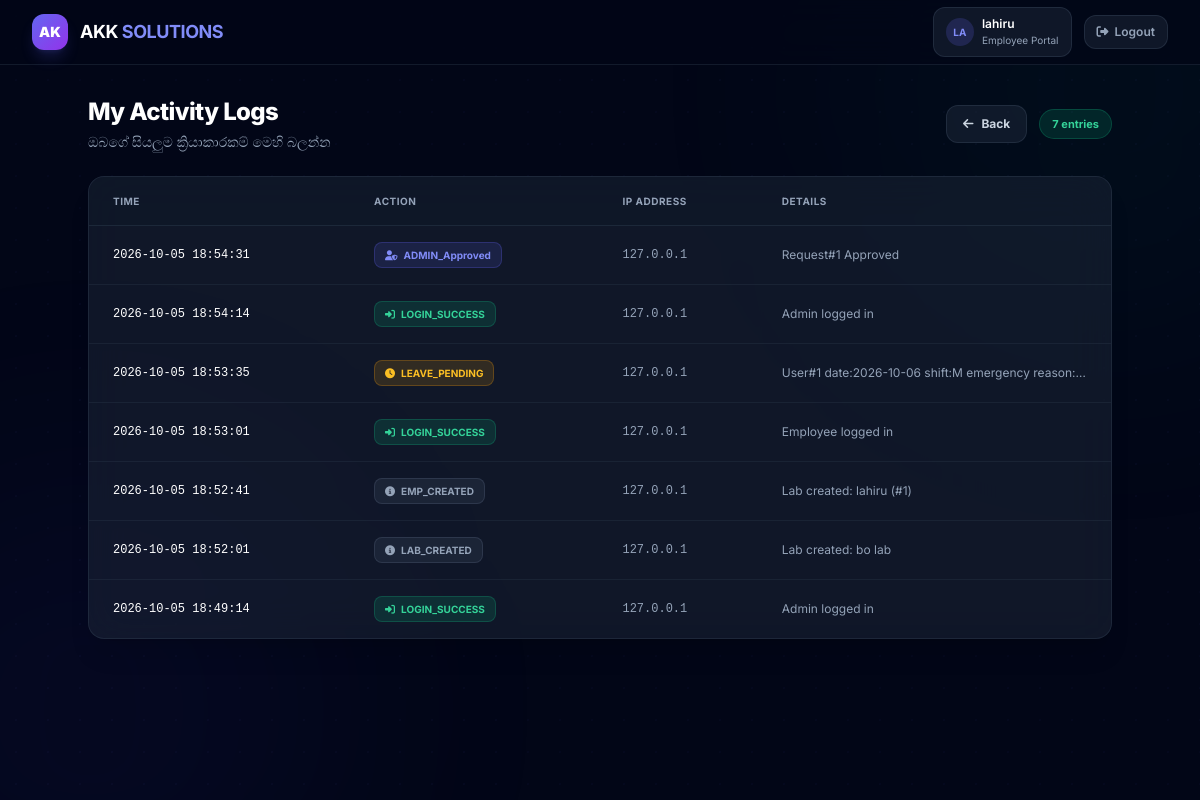
/my_logs.php (signed in), run on the app's committed database.
### tables this page shows
CREATE TABLE system_logs (
        id INTEGER PRIMARY KEY AUTOINCREMENT,
        log_time DATETIME DEFAULT CURRENT_TIMESTAMP,
        user_id TEXT,
        user_name TEXT,
        user_role TEXT,
        ip TEXT,
        username TEXT,
        action TEXT NOT NULL,
        details TEXT
    );

### auth.php (called while the page is built, shortened)
<?php
function isLoggedIn() {
    return isset($_SESSION['user_id']) && isset($_SESSION['user_role']);
}
function getCurrentUser() {
    return [
        'id' => $_SESSION['user_id'],
        'name' => $_SESSION['user_name'],
        'role' => $_SESSION['user_role']
    ];
}
?>

### logger.php (called while the page is built, shortened)
<?php
function getLogsForUser($conn, $userId, $limit = 500) {
    try {
        $limit = (int)$limit;
        $stmt = $conn->prepare("SELECT * FROM system_logs WHERE user_id = :uid ORDER BY id DESC LIMIT " . $limit);
        $stmt->execute([':uid' => (string)$userId]);
        return $stmt->fetchAll(PDO::FETCH_ASSOC);
    } catch (PDOException $e) {
        return [];
    }
}
?>

### db.php (called while the page is built, shortened)
<?php
$host = strtolower($_SERVER['SERVER_NAME'] ?? ($_SERVER['HTTP_HOST'] ?? ''));
$isLocal = ($host === ''
    || $host === 'localhost'
    || strpos($host, '127.') === 0
    || strpos($host, '192.168.') === 0
    || strpos($host, '10.') === 0);
if ($isLocal || PHP_SAPI === 'cli') {
    $dbPath = __DIR__ . '/leave_system.db';
    $conn = new PDO('sqlite:' . $dbPath);
    $conn->setAttribute(PDO::ATTR_ERRMODE, PDO::ERRMODE_EXCEPTION);
    $conn->exec("PRAGMA journal_mode=WAL");
    $conn->exec("PRAGMA foreign_keys=ON");
    $conn->exec("CREATE TABLE IF NOT EXISTS users (
        id INTEGER PRIMARY KEY AUTOINCREMENT,
        name TEXT NOT NULL,
        email TEXT,
        password TEXT,
        username TEXT UNIQUE,
        shift_type TEXT NOT NULL DEFAULT 'M',
        position TEXT,
        emp_number TEXT,
        employee_type TEXT NOT NULL DEFAULT 'lab',
        lab_id INTEGER
    )");
    $conn->exec("CREATE TABLE IF NOT EXISTS labs (
        id INTEGER PRIMARY KEY AUTOINCREMENT,
        name TEXT NOT NULL UNIQUE,
        active INTEGER NOT NULL DEFAULT 1
    )");
    $conn->exec("CREATE TABLE IF NOT EXISTS admin_users (
        id INTEGER PRIMARY KEY AUTOINCREMENT,
        name TEXT NOT NULL,
        username TEXT UNIQUE NOT NULL,
        email TEXT,
        password TEXT NOT NULL,
        position TEXT,
        emp_number TEXT,
        created_at DATETIME DEFAULT CURRENT_TIMESTAMP
    )");
    $conn->exec("CREATE TABLE IF NOT EXISTS leave_requests (
        id INTEGER PRIMARY KEY AUTOINCREMENT,
        user_id INTEGER NOT NULL,
        leave_date DATE NOT NULL,
        shift_applied TEXT NOT NULL,
        is_emergency INTEGER DEFAULT 0,
        reason TEXT,
        status TEXT NOT NULL DEFAULT 'Pending',
        created_at DATETIME DEFAULT CURRENT_TIMESTAMP
    )");
    $conn->exec("CREATE TABLE IF NOT EXISTS app_settings (
        setting_key TEXT PRIMARY KEY,
        setting_value TEXT NOT NULL
    )");
    $conn->exec("CREATE TABLE IF NOT EXISTS system_logs (
        id INTEGER PRIMARY KEY AUTOINCREMENT,
        log_time DATETIME DEFAULT CURRENT_TIMESTAMP,
        user_id TEXT,
        user_name TEXT,
        user_role TEXT,
        ip TEXT,
        username TEXT,
        action TEXT NOT NULL,
        details TEXT
    )");
    $conn->exec("CREATE TABLE IF NOT EXISTS password_resets (
        id INTEGER PRIMARY KEY AUTOINCREMENT,
        user_type TEXT NOT NULL,
        user_id INTEGER NOT NULL,
        token TEXT NOT NULL,
        created_at DATETIME DEFAULT CURRENT_TIMESTAMP,
        expires_at DATETIME NOT NULL,
        used INTEGER DEFAULT 0
    )");
}
if ($conn->getAttribute(PDO::ATTR_DRIVER_NAME) === 'mysql') {
    $conn->exec("INSERT INTO labs (name) VALUES ('Main Lab') ON DUPLICATE KEY UPDATE name = 'Main Lab'");
} else {
    $conn->exec("INSERT INTO labs (name) VALUES ('Main Lab') ON CONFLICT(name) DO NOTHING");
}
if ($conn->getAttribute(PDO::ATTR_DRIVER_NAME) === 'mysql') {
    $conn->exec("CREATE TABLE IF NOT EXISTS app_settings (
        setting_key VARCHAR(50) NOT NULL PRIMARY KEY,
        setting_value TEXT NOT NULL
    ) ENGINE=InnoDB DEFAULT CHARSET=utf8mb4");
    $conn->exec("CREATE TABLE IF NOT EXISTS system_logs (
        id INT UNSIGNED NOT NULL AUTO_INCREMENT,
        log_time DATETIME DEFAULT CURRENT_TIMESTAMP,
        user_id VARCHAR(20) DEFAULT NULL,
        user_name VARCHAR(100) DEFAULT NULL,
        user_role VARCHAR(20) DEFAULT NULL,
        ip VARCHAR(45) DEFAULT NULL,
        username VARCHAR(50) DEFAULT NULL,
        action VARCHAR(30) NOT NULL,
        details TEXT,
        PRIMARY KEY (id),
        KEY idx_logs_time (log_time)
    ) ENGINE=InnoDB DEFAULT CHARSET=utf8mb4");
    $conn->exec("CREATE TABLE IF NOT EXISTS password_resets (
        id INT UNSIGNED NOT NULL AUTO_INCREMENT,
        user_type VARCHAR(10) NOT NULL,
        user_id INT UNSIGNED NOT NULL,
        token VARCHAR(64) NOT NULL,
        created_at DATETIME DEFAULT CURRENT_TIMESTAMP,
        expires_at DATETIME NOT NULL,
        used TINYINT(1) DEFAULT 0,
        PRIMARY KEY (id),
        KEY idx_token (token)
    ) ENGINE=InnoDB DEFAULT CHARSET=utf8mb4");
} else {
    $conn->exec("CREATE TABLE IF NOT EXISTS app_settings (
        setting_key TEXT PRIMARY KEY,
        setting_value TEXT NOT NULL
    )");
}
if ($conn->getAttribute(PDO::ATTR_DRIVER_NAME) === 'mysql') {
    try { $conn->exec("ALTER TABLE `users` ADD COLUMN position VARCHAR(100) DEFAULT NULL"); } catch (PDOException $e) {}
    try { $conn->exec("ALTER TABLE `admin_users` ADD COLUMN position VARCHAR(100) DEFAULT NULL"); } catch (PDOException $e) {}
    try { $conn->exec("ALTER TABLE `users` ADD COLUMN emp_number VARCHAR(50) DEFAULT NULL"); } catch (PDOException $e) {}
    try { $conn->exec("ALTER TABLE `admin_users` ADD COLUMN emp_number VARCHAR(50) DEFAULT NULL"); } catch (PDOException $e) {}
} else {
    try { $conn->exec("ALTER TABLE users ADD COLUMN position TEXT"); } catch (PDOException $e) {}
    try { $conn->exec("ALTER TABLE admin_users ADD COLUMN position TEXT"); } catch (PDOException $e) {}
    try { $conn->exec("ALTER TABLE users ADD COLUMN emp_number TEXT"); } catch (PDOException $e) {}
    try { $conn->exec("ALTER TABLE admin_users ADD COLUMN emp_number TEXT"); } catch (PDOException $e) {}
}
$engineDefaults = [
    'max_monthly_leaves'  => '4',
    'min_morning_staff'   => '5',
    'min_evening_staff'   => '3',
    'use_dependency_rules'=> '0',
];
foreach ($engineDefaults as $k => $v) {
    $stmt = $conn->prepare("SELECT COUNT(*) FROM app_settings WHERE setting_key = :k");
    $stmt->execute([':k' => $k]);
}
?>

### my_logs.php (the view, shortened to what this page needs)
<?php
include 'db.php';
include 'auth.php';
include 'logger.php';
$currentUser = getCurrentUser();
$logRows = getLogsForUser($conn, $currentUser['id']);
$actionIcons = [
    'LOGIN_SUCCESS'    => ['icon' => 'fa-right-to-bracket',  'color' => 'emerald'],
    'LOGIN_FAILED'     => ['icon' => 'fa-circle-xmark',      'color' => 'rose'],
    'LOGOUT'           => ['icon' => 'fa-right-from-bracket','color' => 'slate'],
    'LEAVE_APPROVED'   => ['icon' => 'fa-circle-check',      'color' => 'emerald'],
    'LEAVE_PENDING'    => ['icon' => 'fa-clock',             'color' => 'amber'],
    'LEAVE_REJECTED'   => ['icon' => 'fa-circle-xmark',      'color' => 'rose'],
    'LEAVE_CANCELLED'  => ['icon' => 'fa-trash-can',         'color' => 'rose'],
    'ADMIN_Approved'   => ['icon' => 'fa-user-shield',       'color' => 'indigo'],
    'ADMIN_Rejected'   => ['icon' => 'fa-user-shield',       'color' => 'indigo'],
];
?>
<!DOCTYPE html>
<html lang="en">
<head>
    <script src="https://cdn.tailwindcss.com"></script>
    <link rel="stylesheet" href="https://cdnjs.cloudflare.com/ajax/libs/font-awesome/6.4.0/css/all.min.css">
</head>
<body class="bg-slate-950 text-slate-100 min-h-screen antialiased">
    <div class="fixed inset-0 overflow-hidden pointer-events-none z-0">
        <div class="absolute -top-40 -right-40 w-[500px] h-[500px] bg-emerald-600/5 rounded-full blur-[120px]"></div>
        <div class="absolute -bottom-40 -left-40 w-[500px] h-[500px] bg-indigo-600/5 rounded-full blur-[120px]"></div>
        <div class="absolute inset-0" style="background-image: radial-gradient(rgba(99, 102, 241, 0.03) 1px, transparent 1px); background-size: 32px 32px;"></div>
    </div>
    <nav class="fixed top-0 inset-x-0 z-50 bg-slate-950/70 backdrop-blur-xl border-b border-slate-800/60">
        <div class="max-w-7xl mx-auto px-4 md:px-8 h-16 flex items-center justify-between">
            <div class="flex items-center gap-3">
                <div class="w-9 h-9 rounded-xl bg-gradient-to-br from-indigo-500 to-purple-600 flex items-center justify-center shadow-lg shadow-indigo-500/20">
                    <span class="text-sm font-black text-white">AK</span>
                </div>
                <span class="text-lg font-bold text-white tracking-tight">AKK <span class="text-indigo-400">SOLUTIONS</span></span>
            </div>
            <div class="flex items-center gap-3">
                <div class="hidden md:flex items-center gap-2 bg-slate-800/50 border border-slate-700/50 rounded-xl px-3 py-2">
                    <div class="w-7 h-7 rounded-full bg-indigo-500/20 flex items-center justify-center text-indigo-400 text-[10px] font-bold">
                        <?= strtoupper(substr($currentUser['name'], 0, 2)); ?>
                    </div>
                    <div class="text-xs">
                        <p class="font-semibold text-white"><?= htmlspecialchars($currentUser['name']); ?></p>
                        <p class="text-[10px] text-slate-400">Employee Portal</p>
                    </div>
                </div>
                <a href="logout.php" class="text-xs font-semibold text-slate-400 hover:text-rose-400 transition bg-slate-800/50 border border-slate-700/50 px-3 py-2 rounded-xl flex items-center gap-1.5">
                    <i class="fa-solid fa-right-from-bracket"></i> <span class="hidden sm:inline">Logout</span>
                </a>
            </div>
        </div>
    </nav>
    <div class="relative z-10 pt-24 pb-12 px-4 md:px-8">
        <div class="max-w-5xl mx-auto space-y-6">
            <div class="flex items-center justify-between">
                <div>
                    <h1 class="text-2xl font-extrabold text-white tracking-tight">My Activity Logs</h1>
                    <p class="text-sm text-slate-400 mt-1">ඔබගේ සියලුම ක්‍රියාකාරකම් මෙහි බලන්න</p>
                </div>
                <div class="flex items-center gap-3">
                    <a href="index.php" class="text-xs font-bold bg-slate-800/50 border border-slate-700/50 text-slate-300 hover:text-white px-4 py-2.5 rounded-xl transition flex items-center gap-2">
                        <i class="fa-solid fa-arrow-left"></i> Back
                    </a>
                    <span class="text-[11px] font-bold bg-emerald-500/15 text-emerald-400 border border-emerald-500/25 px-3 py-1.5 rounded-full">
                        <?= count($logRows); ?> entries
                    </span>
                </div>
            </div>
            <div class="card-glass border border-slate-700/40 rounded-2xl overflow-hidden shadow-xl">
                <?php if (count($logRows) > 0): ?>
                    <div class="overflow-x-auto">
                        <table class="w-full text-left text-xs">
                            <thead>
                                <tr class="border-b border-slate-700/40 bg-slate-900/30">
                                    <th class="py-4 px-6 text-[10px] font-bold text-slate-400 uppercase tracking-wider">Time</th>
                                    <th class="py-4 px-6 text-[10px] font-bold text-slate-400 uppercase tracking-wider">Action</th>
                                    <th class="py-4 px-6 text-[10px] font-bold text-slate-400 uppercase tracking-wider">IP Address</th>
                                    <th class="py-4 px-6 text-[10px] font-bold text-slate-400 uppercase tracking-wider">Details</th>
                                </tr>
                            </thead>
                            <tbody class="divide-y divide-slate-700/30">
                                <?php foreach ($logRows as $log):
                                    $action = $log['action'];
                                    $style = $actionIcons[$action] ?? ['icon' => 'fa-circle-info', 'color' => 'slate'];
                                ?>
                                    <tr class="hover:bg-slate-800/20 transition-colors">
                                        <td class="py-4 px-6 font-mono text-white text-xs whitespace-nowrap"><?= htmlspecialchars($log['log_time']); ?></td>
                                        <td class="py-4 px-6">
                                            <span class="inline-flex items-center gap-1.5 px-2.5 py-1 rounded-lg text-[10px] font-bold
                                                bg-<?= $style['color']; ?>-500/15 text-<?= $style['color']; ?>-400 border border-<?= $style['color']; ?>-500/25">
                                                <i class="fa-solid <?= $style['icon']; ?>"></i>
                                                <?= htmlspecialchars($action); ?>
                                            </span>
                                        </td>
                                        <td class="py-4 px-6 font-mono text-slate-400 text-xs"><?= htmlspecialchars($log['ip']); ?></td>
                                        <td class="py-4 px-6 text-slate-400 text-xs max-w-[250px] truncate"><?= htmlspecialchars($log['details']); ?></td>
                                    </tr>
                                <?php endforeach; ?>
                            </tbody>
                        </table>
                    </div>
                <?php endif; ?>
            </div>
        </div>
    </div>
</body>
</html>

### my_logs.php (style rules this page uses)
* { font-family: 'Inter', sans-serif; }
.card-glass { background: rgba(30, 41, 59, 0.5); backdrop-filter: blur(20px); -webkit-backdrop-filter: blur(20px); }

### data on the page
system_logs: log_time "2026-10-05 18:54:31", action "ADMIN_Approved", ip "127.0.0.1", details "Request#1 Approved"
system_logs: log_time "2026-10-05 18:54:14", action "LOGIN_SUCCESS", ip "127.0.0.1", details "Admin logged in"
system_logs: log_time "2026-10-05 18:53:35", action "LEAVE_PENDING", ip "127.0.0.1", details "User#1 date:2026-10-06 shift:M emergency reason:…"
system_logs: log_time "2026-10-05 18:53:01", action "LOGIN_SUCCESS", ip "127.0.0.1", details "Employee logged in"
system_logs: log_time "2026-10-05 18:52:41", action "EMP_CREATED", ip "127.0.0.1", details "Lab created: lahiru (#1)"
system_logs: log_time "2026-10-05 18:52:01", action "LAB_CREATED", ip "127.0.0.1", details "Lab created: bo lab"
system_logs: log_time "2026-10-05 18:49:14", action "LOGIN_SUCCESS", ip "127.0.0.1", details "Admin logged in"

### other printed values
substr($currentUser['name'], 0, 2) "LA"
$currentUser['name'] "lahiru"
count($logRows) "7"
